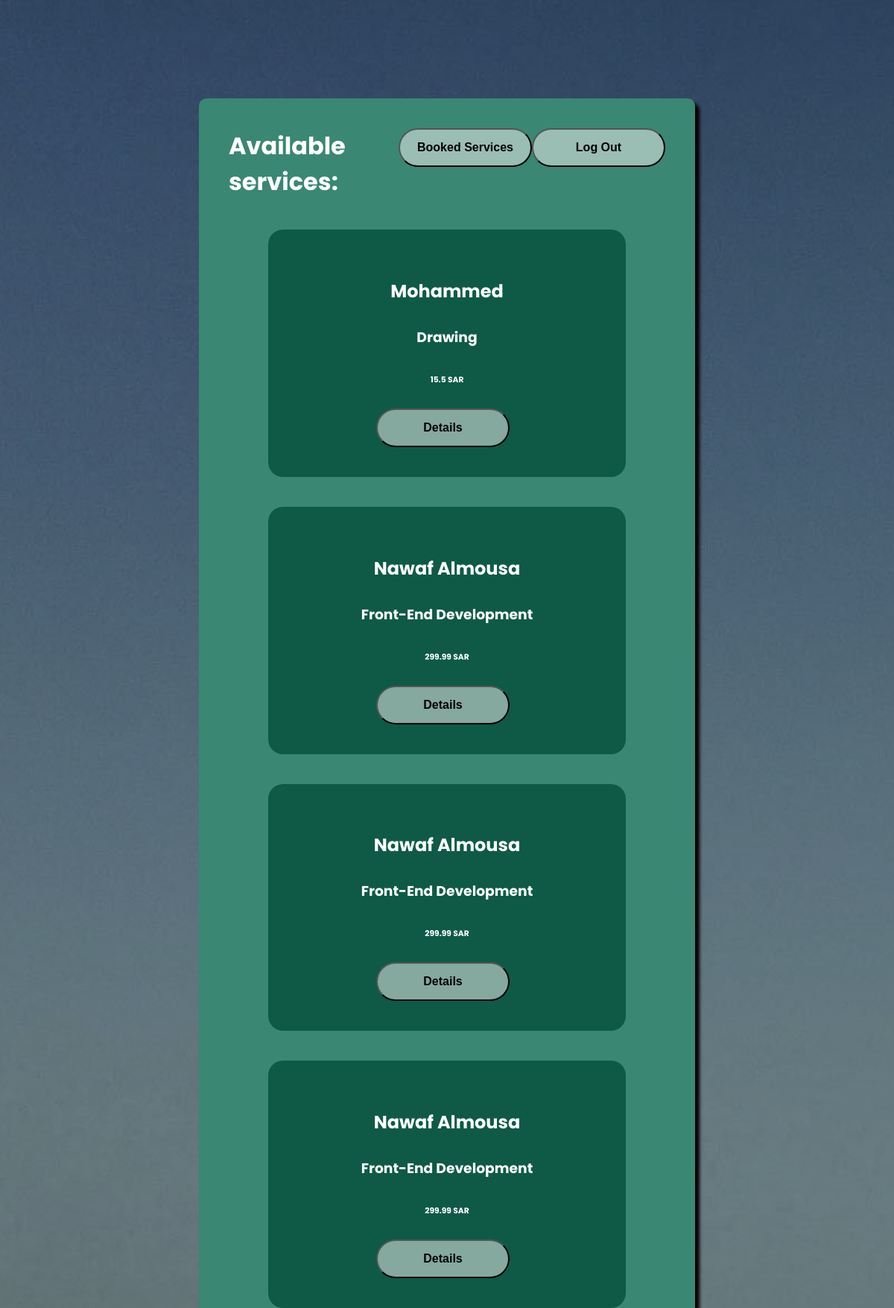
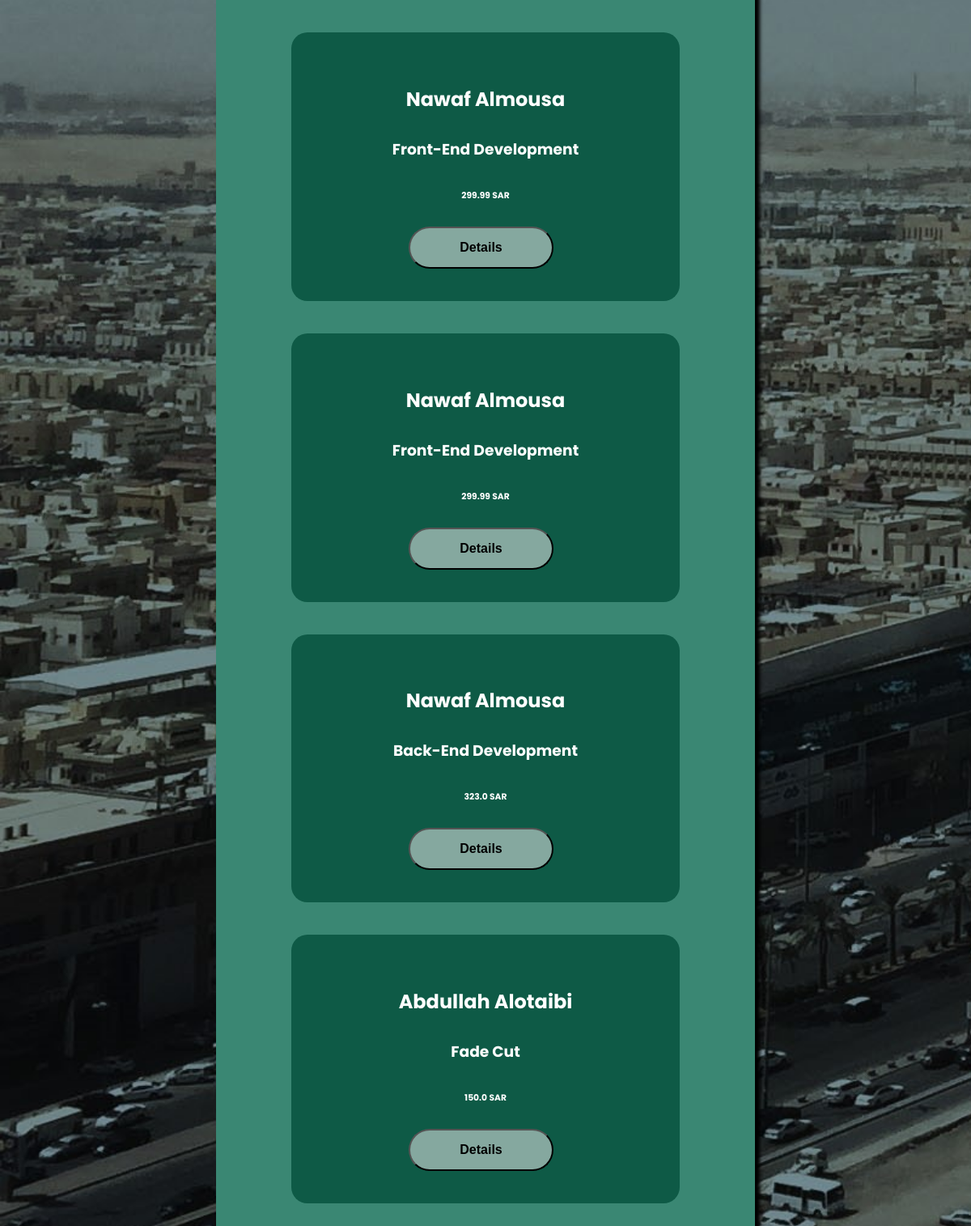
Page /saham/ShowServices/Drawing on the earlier database version (2 pictures, top to bottom).
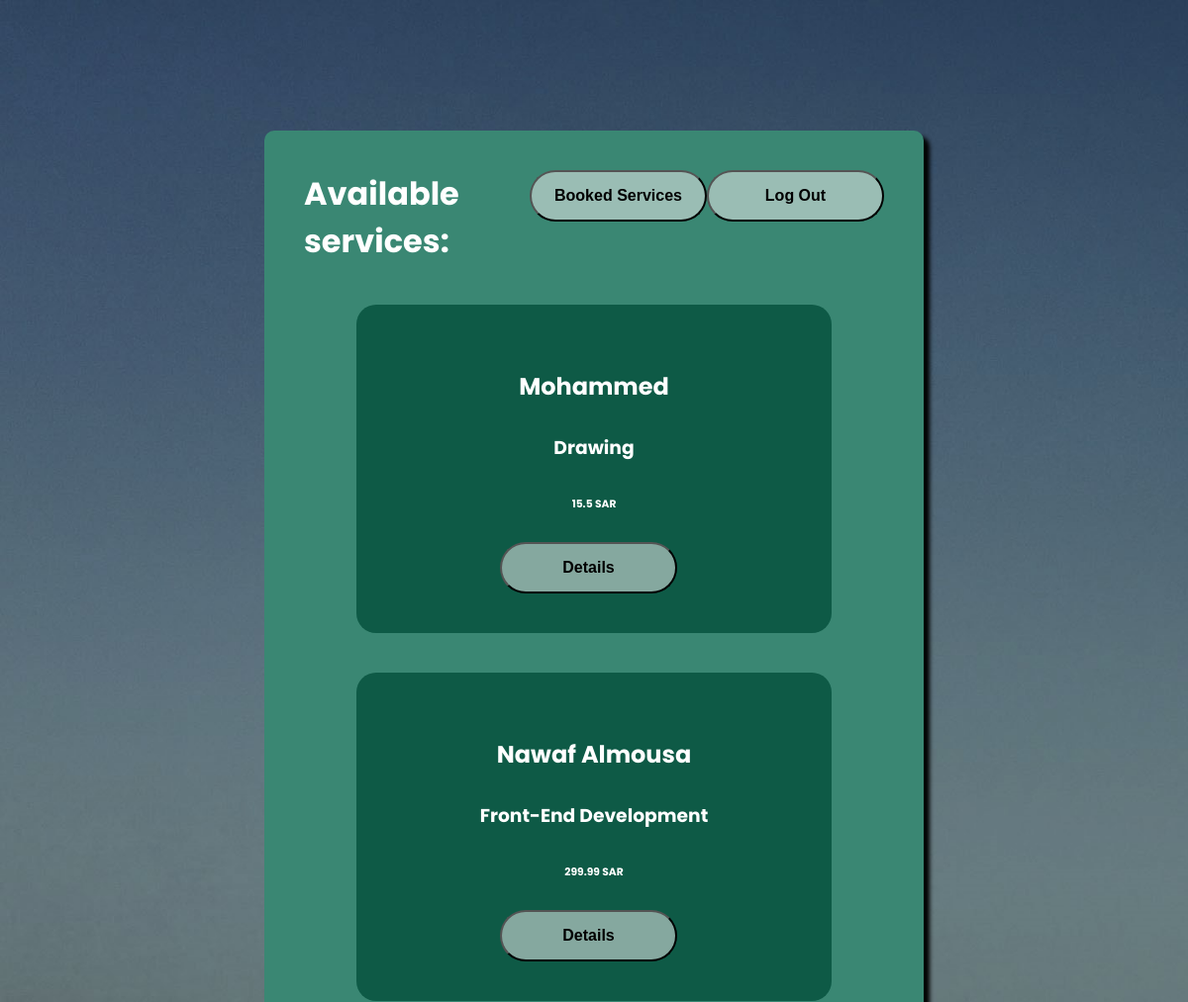
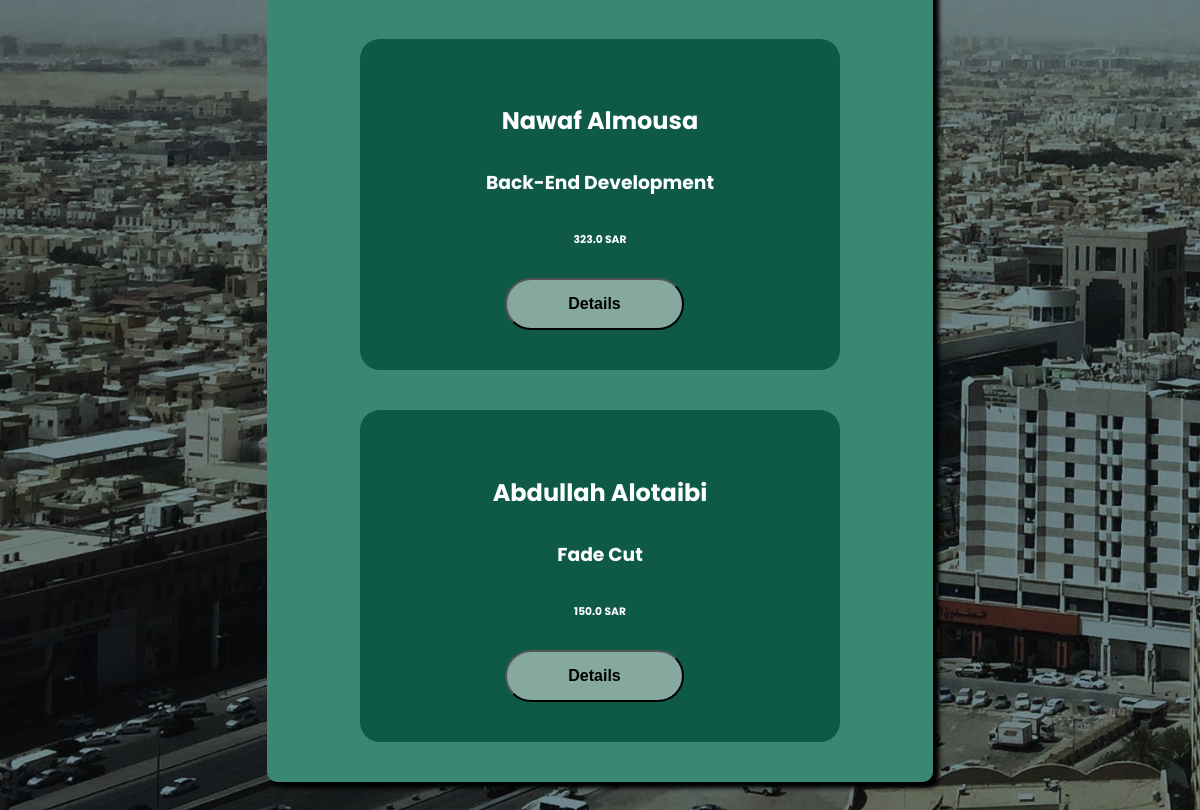
Same page on the later database version (2 pictures, top to bottom).
### sahamapp/models.py (models this page shows)
class Service(models.Model):
    serviceId = models.CharField(max_length=6, primary_key=True)
    name = models.CharField(max_length=32, validators=[MinLengthValidator(3)])
    description = models.CharField(max_length=500)
    price = models.FloatField()
    freelancer = models.ForeignKey(Freelancer, on_delete=models.CASCADE, related_name='services')

class Freelancer(models.Model):
    freelancerId = models.CharField(max_length=6,primary_key=True)
    email = models.EmailField(max_length=256,unique=True)
    password = models.CharField(max_length=32, validators=[MinLengthValidator(6)])
    description = models.CharField(max_length=500)
    name = models.CharField(max_length=32, validators=[MinLengthValidator(3)])
    phonenumber = models.CharField(max_length=10, validators=[MinLengthValidator(10)])

### sahamapp/views.py (the view)
# urls.py: path("ShowServices/<str:username>", views.showServices, name='showServices'),
def showServices(request, username):
    services = Service.objects.all()
    return render(request, 'sahamapp/showServices.html', {
        'services': services,
        'username': username
    })

### sahamapp/templates/sahamapp/showServices.html
{% extends 'sahamapp/layout.html' %}
{% load static %}
{% block body %}
<div class="services-container">
    <div class="header">
        <h1 style="margin: 0; color: white; font-weight: bold;">Available services:</h1>
        <a href="{% url 'sahamapp:bookedServices' username %}" >
            <button class="btn btn-bookservice" type="button">Booked Services</button>
        </a>
        <a href="{% url 'sahamapp:index' %}" >
            <button class="btn btn-bookservice" type="button">Log Out</button>
        </a>
    </div>
    <div class="service-wrapper">
        {% for service in services %}
    <div class="service-el">
        <h2 class="details-heading">{{service.freelancer.name}}</h2>
        <h3 class="details-heading">{{service.name}}</h3>
        <h6 class="details-heading">{{service.price}} SAR</h6>
        <div class="btn-container btn-detailsservice">
            <a href="{% url 'sahamapp:showService' username service.serviceId  %}"><button class="btn" type="button">Details</button></a>
        </div>
    </div>
    {%endfor%}
    </div>
</div>
{% endblock %}

### sahamapp/templates/sahamapp/layout.html (shortened to what this page needs)
{% load static %}
<!DOCTYPE html>
<html lang="en">
<head>
    <link rel="stylesheet" href="{% static 'sahamapp/index.css' %}">
</head>
<body>
 {% block body %}
 {% endblock %}
</body>
</html>

### sahamapp/static/sahamapp/index.css (style rules this page uses)
body { background-image: url('images/643c06b56dea095d51413d5d_Riyadh-Saudi-Arabia-Center-Cityscape-Alternative-Spots.jpg'); background-size: cover; font-family: "Poppins", sans-serif; }
.register-container,.login-container,.edit-container,.addService-container,.editService-container,.service-container,.services-container,.showService-container { width: 626px; height: 772px; background-color: #3A8773; margin: 132px auto; border-radius: 10px; box-shadow: 6px 6px 4px black; }
.details-heading { padding: 5px; color: #FFF; text-align: center; }
.header { display: flex; justify-content: space-between; padding: 20px; }
.services-container { padding: 20px; }
::placeholder { color: #ffffff9c; font-size: 16px; }
.btn-container { margin: 50px auto; display: flex; gap: 50px; }
.btn { width: 179px; height: 52px; font-size: 16px; font-weight: bold; border-radius: 40px; background: rgba(235, 235, 235, 0.54); }
.services-container { height: 100%; }
.service-wrapper { display: flex; flex-direction: column; }
.service-el { width: 400px; border-radius: 20px; margin: 20px auto; padding: 40px; background-color: #0e5a46; }
.btn-detailsservice { display: block; width: 190px; margin: auto; }

Differences in the rows shown:
removed Service: freelancer.name "Nawaf Almousa", name "Front-End Development", price "299.99"
removed Service: freelancer.name "Nawaf Almousa", name "Front-End Development", price "299.99"
removed Service: freelancer.name "Nawaf Almousa", name "Front-End Development", price "299.99"
removed Service: freelancer.name "Nawaf Almousa", name "Front-End Development", price "299.99"
